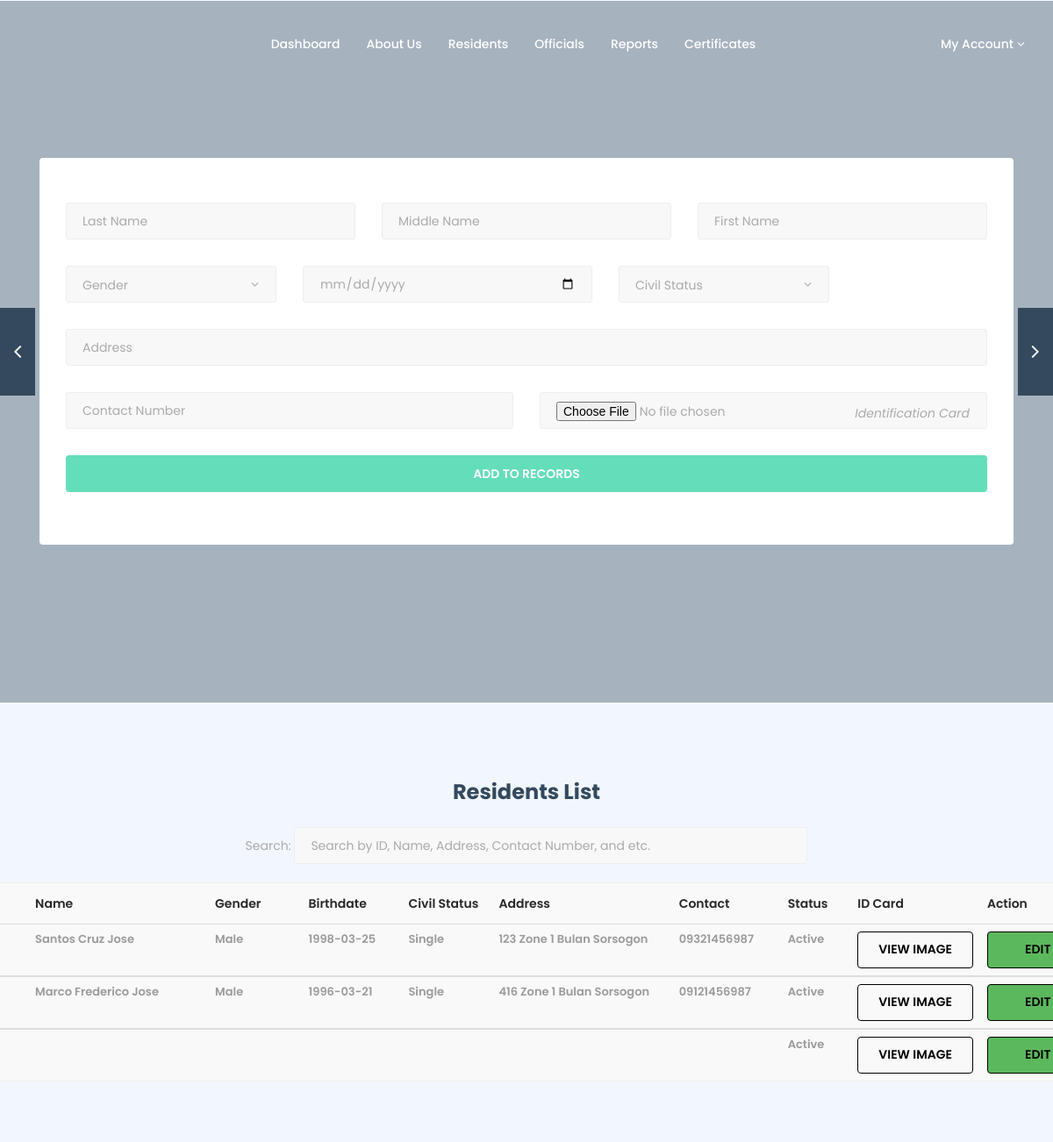
The app's page /admin/residents.php with its own data.
### tables this page shows
CREATE TABLE `residents` (
  `residentid` int(11) NOT NULL,
  `lastname` text NOT NULL,
  `middlename` text NOT NULL,
  `firstname` text NOT NULL,
  `gender` text NOT NULL,
  `birthdate` text NOT NULL,
  `civilstatus` text NOT NULL,
  `address` text NOT NULL,
  `idcard` text NOT NULL,
  `contact` text NOT NULL,
  `status` tinyint(4) NOT NULL
);

### admin/residents.php (the view, shortened to what this page needs)
<!DOCTYPE html>
<html dir="ltr" lang="en-US">
	<head>
		<link href="assets/css/external.css" rel="stylesheet">
		<link href="assets/css/bootstrap.min.css" rel="stylesheet">
		<link href="assets/css/style.css" rel="stylesheet">
	</head>
	<body>
		<div id="wrapper" class="wrapper clearfix">
				<?php include 'navbar.php'; ?>
		</div>
		</nav>
	</header>
		<section id="heroSearch" class="hero-search mtop-100 pt-0 pb-0">
		<div class="container">
			<div class="row">
				<div class="col-xs-12 col-sm-12 col-md-12">
					<div class="slider--content">
						<form class="mb-0" method="post" action="funcResidents.php" enctype="multipart/form-data">
							<div class="form-box search-properties">
								<div class="row"><br>
									<div class="col-xs-12 col-sm-6 col-md-4">
										<div class="form-group">
											<div class="select--box">
												<input type="text" name="lastname" class="form-control" id="select-location" placeholder="Last Name" required>
											</div>
										</div>
									</div>
									<div class="col-xs-12 col-sm-6 col-md-4">
										<div class="form-group">
											<div class="select--box">
												<input type="text" name="middlename" class="form-control" id="select-location" placeholder="Middle Name">
											</div>
										</div>
									</div>
									<div class="col-xs-12 col-sm-6 col-md-4">
										<div class="form-group">
											<div class="select--box">
												<input type="text" name="firstname" class="form-control" id="select-location" placeholder="First Name" required>
											</div>
										</div>
									</div>
									<div class="col-xs-12 col-sm-6 col-md-3">
										<div class="form-group">
											<div class="select--box">
												<i class="fa fa-angle-down"></i>
												<select name="gender" id="select-gender">
													<option>Gender</option>
												</select>
											</div>
										</div>
									</div>
									<div class="col-xs-12 col-sm-6 col-md-4">
										<div class="form-group">
											<div class="select--box">
												<input type="date" name="birthdate" class="form-control" id="select-birthdate" placeholder="Birthdate">
											</div>
										</div>
									</div>
									<div class="col-xs-12 col-sm-6 col-md-3">
										<div class="form-group">
											<div class="select--box">
												<i class="fa fa-angle-down"></i>
												<select name="civilstatus" id="select-type">
													<option>Civil Status</option>
												</select>
											</div>
										</div>
									</div>
									<div class="col-xs-12 col-sm-6 col-md-12">
										<div class="form-group">
											<div class="select--box">
												<input type="text" name="address" class="form-control" id="select-address" placeholder="Address" required>
											</div>
										</div>
									</div>
									<div class="col-xs-12 col-sm-6 col-md-6">
										<div class="form-group">
											<div class="select--box">
												<input type="text" name="contact" class="form-control" id="select-contact" placeholder="Contact Number" required>
											</div>
										</div>
									</div>
									<div class="col-xs-12 col-sm-6 col-md-6">
										<div class="form-group">
											<div class="select--box">
												<i>Identification Card</i>
												<input type="file" class="form-control" name="myfile" required="required"/>
											</div>
										</div>
									</div>
									<div class="col-xs-12 col-sm-6 col-md-12">
										<input type="submit" value="Add to Records" name="submit" class="btn btn--primary btn--block">
									</div>
								</div>
							</div>
						</form>
					</div>
				</div>
			</div>
		</div>
		<div class="carousel slider-navs" data-slide="1" data-slide-rs="1" data-autoplay="true" data-nav="true" data-dots="false" data-space="0" data-loop="true" data-speed="800">
		</div>
	</section>
	<section id="properties-carousel" class="properties-carousel pt-90 pb-90">
		<div class="container">
			<div class="row">
				<center><h5>Residents List</h5>
			Search: <input id="myInput" class="form-control" style="display:inline;width: 50%;" type="text" placeholder="Search by ID, Name, Address, Contact Number, and etc."></center><br>
			<?php
			$sql = "SELECT * FROM residents";
                        echo
                        "
                        <div class='container' style='width:1500px;margin-left:-130px'>
                        <table class='table table-striped'>
                        <thead>
                        <tr style = 'height: 30px;'>
                        <th style = 'width: 180px;'>Resident ID</th>
                        <th style = 'width: 350px;'>Name</th>
                        <th style = 'width: 150px;'>Gender</th>
                        <th style = 'width: 150px;'>Birthdate</th>
                        <th style = 'width: 150px;'>Civil Status</th>
                        <th style = 'width: 350px;'>Address</th>
                        <th style = 'width: 150px;'>Contact</th>
                        <th style = 'width: 100px;'>Status</th>
                        <th style = 'width: 200px;'>ID Card</th>
                        <th style = 'width: 450px;'>Action</th>
                        </tr>";
                        $result = mysqli_query($cn,$sql);
                        while($row = mysqli_fetch_assoc($result))
                        {
                        	$query = mysqli_query($cn, "SELECT * FROM residents");
                                echo"<tbody id='myTable'>";
                                echo "<tr>";
                                echo "<td>" . $row['residentid'] . " </td> ";
                                echo '<td>'. $row['lastname'].' ' . $row['middlename'] . ' ' . $row['firstname'] . '</td>';
                                echo "<td>" . $row['gender'] . " </td> ";
                                echo "<td>" . $row['birthdate'] . "  </td> ";
                                echo "<td>" . $row['civilstatus'] . "</td> ";
                                echo "<td>" . $row['address'] . "</td> ";
                                echo "<td>" . $row['contact'] . "</td> ";
                                if ($row['status'] == "0")
                                {
                                	$stat = "Active";
                                }
                                else {
                                	$stat = "Archived";
                                }
                                echo "<td>" . $stat . "</td> ";
                                echo "<td><a target='_blank' class='btn btn-light' style='width:100%;border:1px solid black;color:black' href='".$row['idcard']."'>View Image</a></td> ";
                                echo "<td><a class='btn btn-success' style='width:49%;border:1px solid black;color:black' href='viewResident.php?id=" . $row['residentid'] . "'>Edit</a> ";
                                if ($row['status'] == "0")
                                {
                                	echo "<a class='btn btn-warning' style='width:49%;border:1px solid black;color:black' href='archiveResidents.php?id=" . $row['residentid'] . "'>Archive</a></td> ";
                                }
                                else {
                                	echo "<a class='btn btn-warning' style='width:49%;border:1px solid black;color:black' href='activateResidents.php?id=" . $row['residentid'] . "'>Restore</a></td> ";
                                }
                	}
                	echo '</table><br>';
                	?>
			</div>
		</div>
	</section>
</body>
</html>

### admin/navbar.php (shortened to what this page needs)
<header id="navbar-spy" class="header header-1 header-transparent header-fixed">
                <nav id="primary-menu" class="navbar navbar-fixed-top">
                    <div class="container-fluid">
                        <div class="collapse navbar-collapse pull-right" id="navbar-collapse-1">
                            <ul class="nav navbar-nav nav-pos-center navbar-left">
                                <li><a href="index.php">Dashboard</a></li>
                                <li><a href="aboutus.php">About Us</a></li>
                                <li><a href="residents.php">Residents</a></li>
                                <li><a href="officials.php">Officials</a></li>
                                <li><a href="reports.php">Reports</a></li>
                                <li><a href="certificates.php">Certificates</a></li>
                            </ul>
                            <div class="module module-property pull-left">
                                <ul class="nav navbar-nav">
                                 <li class="has-dropdown active">
                                    <a href="#" data-toggle="dropdown" class="dropdown-toggle menu-item">My Account</a>&nbsp;
                                </li>
                            </ul>
                            </div>
                </div>

### records on screen
residents: lastname "Santos", middlename "Cruz", firstname "Jose", gender "Male", birthdate "1998-03-25", civilstatus "Single", address "123 Zone 1 Bulan Sorsogon", contact "09321456987", status "Active"
residents: lastname "Marco", middlename "Frederico", firstname "Jose", gender "Male", birthdate "1996-03-21", civilstatus "Single", address "416 Zone 1 Bulan Sorsogon", contact "09121456987", status "Active"
residents: status "Active"
